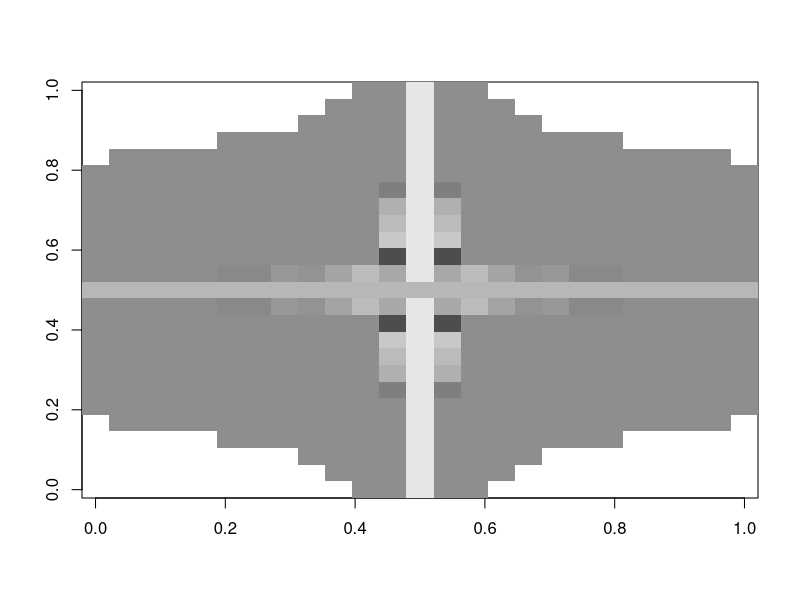
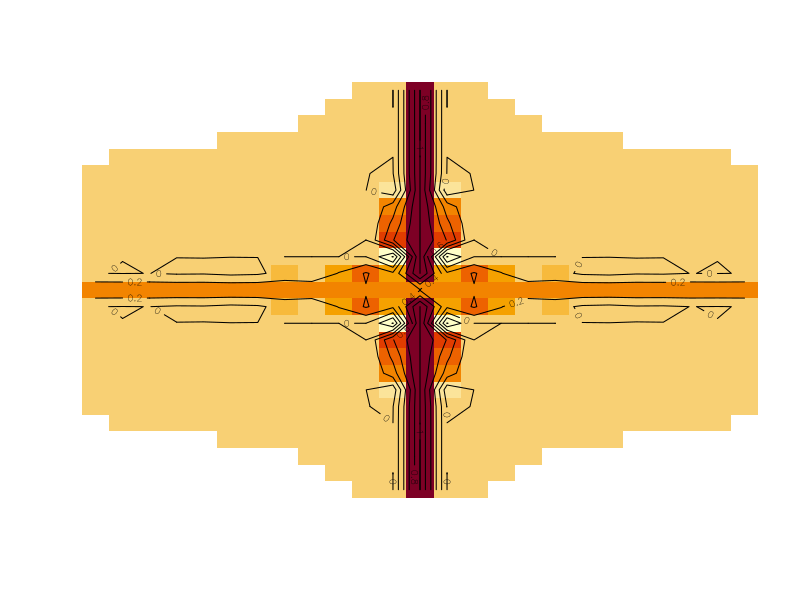
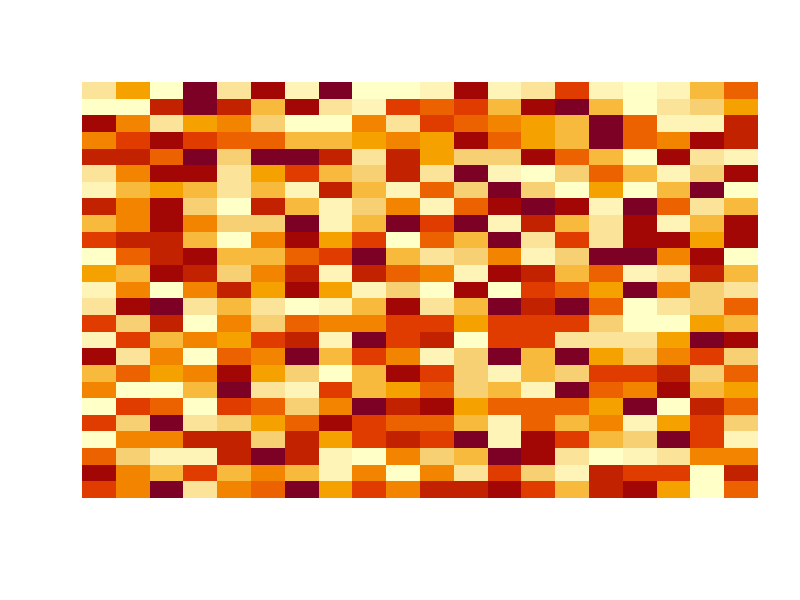

Here is the R script that generated these plots, in order:
# random image 

library(grDevices)

# angle = sin, cos, tan
random_image <- function(num, pow, val,len) {
  
  x <- y <- seq((-num)*pi, (num)*pi, length.out = len)
  r <- sqrt(outer(x^2, y^2, "^"))

  image(z = z <- cos(r^pow)*exp(-r/(val)), col = gray.colors(36))
  image(z, axes = FALSE)
  contour(z, add = TRUE, drawlabels = TRUE)
  
}


random_image(4,4,3,25)


ran <- matrix(runif(n=500, min=2, max=300), nrow=25)
image(t(ran)[ncol(ran):1,],axes = FALSE)
